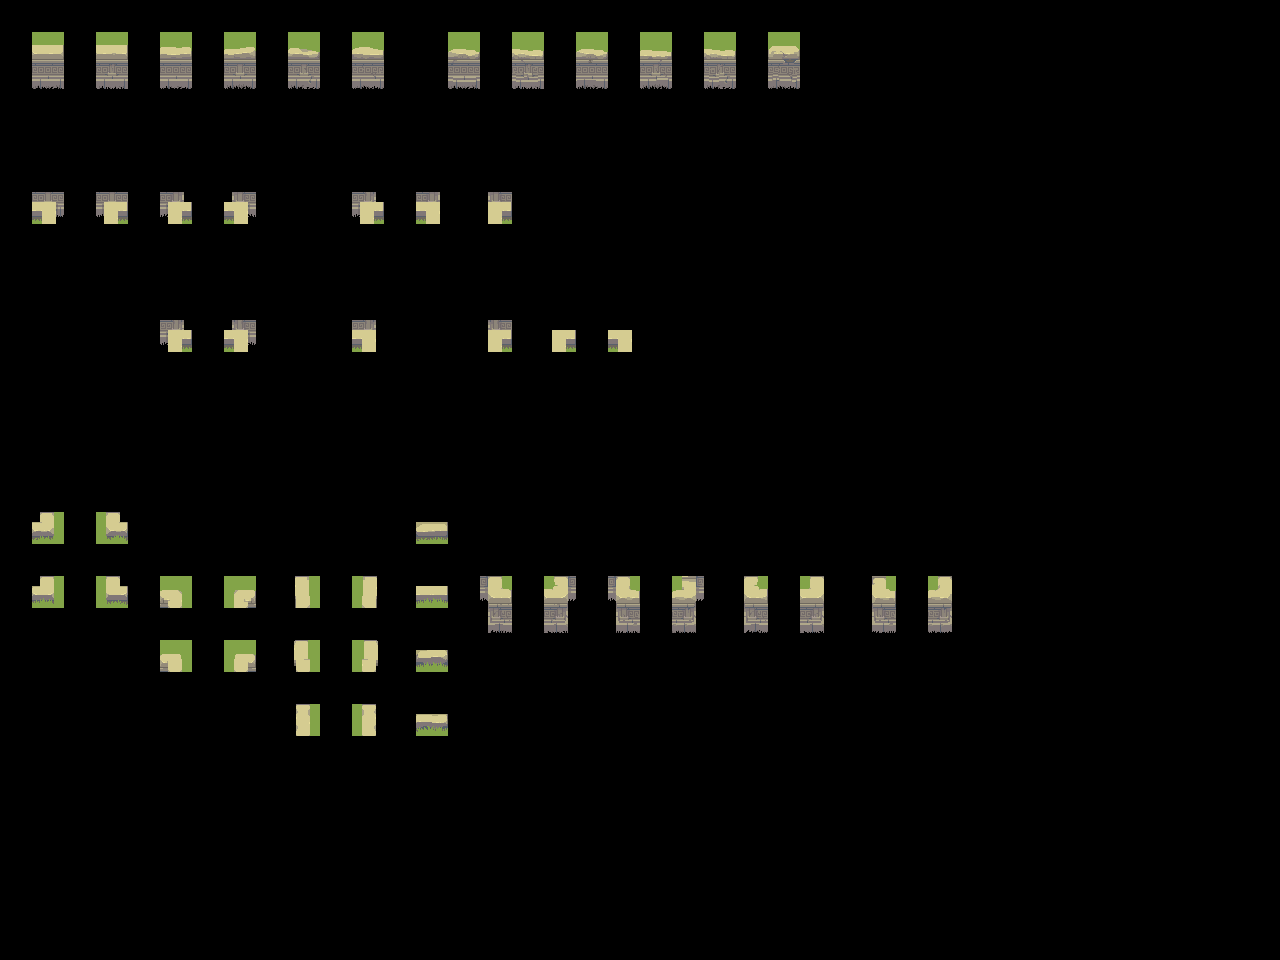

Below is a game level as drawn by its tile map, then a one-line description and the .tmx file that defines it, in full:
An orthogonal 40x30 tile map with 32x32 px tiles, 2 tile layers (input_walls-5-6-7-8, output_walls-5-6-7-8) and 6 objects.

<map version="1.9" tiledversion="1.9.2" orientation="orthogonal" renderorder="right-down" width="40" height="30" tilewidth="32" tileheight="32" infinite="0" nextlayerid="4" nextobjectid="9">
 <properties>
  <property name="MatchInOrder" type="bool" value="true" />
 </properties>
 <tileset firstgid="1" source="../Tilesets/Ancient Ruins-Tileset - wall 7.tsx" />
 <layer id="1" name="input_walls-5-6-7-8" width="40" height="30" opacity="0.83">
  <data encoding="csv">
0,0,0,0,0,0,0,0,0,0,0,0,0,0,0,0,0,0,0,0,0,0,0,0,0,0,0,0,0,0,0,0,0,0,0,0,0,0,0,0,
0,67,0,67,0,67,0,67,0,67,0,67,0,0,67,0,67,0,67,0,67,0,67,0,67,0,0,0,0,0,0,0,0,0,0,0,0,0,0,0,
0,83,0,83,0,83,0,83,0,83,0,83,0,0,83,0,83,0,83,0,83,0,83,0,83,0,0,0,0,0,0,0,0,0,0,0,0,0,0,0,
0,0,0,0,0,0,0,0,0,0,0,0,0,0,0,0,0,0,0,0,0,0,0,0,0,0,0,0,0,0,0,0,0,0,0,0,0,0,0,0,
0,0,0,0,0,0,0,0,0,0,0,0,0,0,0,0,0,0,0,0,0,0,0,0,0,0,0,0,0,0,0,0,0,0,0,0,0,0,0,0,
0,0,0,0,0,0,0,0,0,0,0,0,0,0,0,0,0,0,0,0,0,0,0,0,0,0,0,0,0,0,0,0,0,0,0,0,0,0,0,0,
0,22,0,24,0,73,0,44,0,0,0,40,0,58,0,74,0,0,0,0,0,0,0,0,0,0,0,0,0,0,0,0,0,0,0,0,0,0,0,0,
0,0,0,0,0,0,0,0,0,0,0,0,0,0,0,0,0,0,0,0,0,0,0,0,0,0,0,0,0,0,0,0,0,0,0,0,0,0,0,0,
0,0,0,0,0,0,0,0,0,0,0,0,0,0,0,0,0,0,0,0,0,0,0,0,0,0,0,0,0,0,0,0,0,0,0,0,0,0,0,0,
0,0,0,0,0,0,0,0,0,0,0,0,0,0,0,0,0,0,0,0,0,0,0,0,0,0,0,0,0,0,0,0,0,0,0,0,0,0,0,0,
0,0,0,0,0,40,0,56,0,0,0,86,0,0,0,88,0,17,0,21,0,0,0,0,0,0,0,0,0,0,0,0,0,0,0,0,0,0,0,0,
0,0,0,0,0,0,0,0,0,0,0,0,0,0,0,0,0,0,0,0,0,0,0,0,0,0,0,0,0,0,0,0,0,0,0,0,0,0,0,0,
0,0,0,0,0,0,0,0,0,0,0,0,0,0,0,0,0,0,0,0,0,0,0,0,0,0,0,0,0,0,0,0,0,0,0,0,0,0,0,0,
0,0,0,0,0,0,0,0,0,0,0,0,0,0,0,0,0,0,0,0,0,0,0,0,0,0,0,0,0,0,0,0,0,0,0,0,0,0,0,0,
0,0,0,0,0,0,0,0,0,0,0,0,0,0,0,0,0,0,0,0,0,0,0,0,0,0,0,0,0,0,0,0,0,0,0,0,0,0,0,0,
0,0,0,0,0,0,0,0,0,0,0,0,0,0,0,0,0,0,0,0,0,0,0,0,0,0,0,0,0,0,0,0,0,0,0,0,0,0,0,0,
0,18,0,20,0,0,0,0,0,0,0,0,0,3,0,0,0,0,0,0,0,0,0,0,0,0,0,0,0,0,0,0,0,0,0,0,0,0,0,0,
0,0,0,0,0,0,0,0,0,0,0,0,0,0,0,0,0,0,0,0,0,0,0,0,0,0,0,0,0,0,0,0,0,0,0,0,0,0,0,0,
0,18,0,20,0,50,0,52,0,33,0,37,0,3,0,66,0,68,0,66,0,68,0,49,0,53,0,49,0,53,0,0,0,0,0,0,0,0,0,0,
0,0,0,0,0,0,0,0,0,0,0,0,0,0,0,82,0,84,0,82,0,84,0,65,0,69,0,65,0,69,0,0,0,0,0,0,0,0,0,0,
0,0,0,0,0,50,0,52,0,33,0,37,0,3,0,0,0,0,0,0,0,0,0,0,0,0,0,0,0,0,0,0,0,0,0,0,0,0,0,0,
0,0,0,0,0,0,0,0,0,0,0,0,0,0,0,0,0,0,0,0,0,0,0,0,0,0,0,0,0,0,0,0,0,0,0,0,0,0,0,0,
0,0,0,0,0,0,0,0,0,33,0,37,0,3,0,0,0,0,0,0,0,0,0,0,0,0,0,0,0,0,0,0,0,0,0,0,0,0,0,0,
0,0,0,0,0,0,0,0,0,0,0,0,0,0,0,0,0,0,0,0,0,0,0,0,0,0,0,0,0,0,0,0,0,0,0,0,0,0,0,0,
0,0,0,0,0,0,0,0,0,0,0,0,0,0,0,0,0,0,0,0,0,0,0,0,0,0,0,0,0,0,0,0,0,0,0,0,0,0,0,0,
0,0,0,0,0,0,0,0,0,0,0,0,0,0,0,0,0,0,0,0,0,0,0,0,0,0,0,0,0,0,0,0,0,0,0,0,0,0,0,0,
0,0,0,0,0,0,0,0,0,0,0,0,0,0,0,0,0,0,0,0,0,0,0,0,0,0,0,0,0,0,0,0,0,0,0,0,0,0,0,0,
0,0,0,0,0,0,0,0,0,0,0,0,0,0,0,0,0,0,0,0,0,0,0,0,0,0,0,0,0,0,0,0,0,0,0,0,0,0,0,0,
0,0,0,0,0,0,0,0,0,0,0,0,0,0,0,0,0,0,0,0,0,0,0,0,0,0,0,0,0,0,0,0,0,0,0,0,0,0,0,0,
0,0,0,0,0,0,0,0,0,0,0,0,0,0,0,0,0,0,0,0,0,0,0,0,0,0,0,0,0,0,0,0,0,0,0,0,0,0,0,0
</data>
 </layer>
 <layer id="2" name="output_walls-5-6-7-8" width="40" height="30">
  <data encoding="csv">
0,0,0,0,0,0,0,0,0,0,0,0,0,0,0,0,0,0,0,0,0,0,0,0,0,0,0,0,0,0,0,0,0,0,0,0,0,0,0,0,
0,145,0,146,0,147,0,148,0,149,0,150,0,0,152,0,153,0,154,0,155,0,156,0,157,0,0,0,0,0,0,0,0,0,0,0,0,0,0,0,
0,161,0,162,0,163,0,164,0,165,0,166,0,0,168,0,169,0,170,0,171,0,172,0,173,0,0,0,0,0,0,0,0,0,0,0,0,0,0,0,
0,0,0,0,0,0,0,0,0,0,0,0,0,0,0,0,0,0,0,0,0,0,0,0,0,0,0,0,0,0,0,0,0,0,0,0,0,0,0,0,
0,0,0,0,0,0,0,0,0,0,0,0,0,0,0,0,0,0,0,0,0,0,0,0,0,0,0,0,0,0,0,0,0,0,0,0,0,0,0,0,
0,0,0,0,0,0,0,0,0,0,0,0,0,0,0,0,0,0,0,0,0,0,0,0,0,0,0,0,0,0,0,0,0,0,0,0,0,0,0,0,
0,23,0,25,0,76,0,60,0,0,0,41,0,59,0,75,0,0,0,0,0,0,0,0,0,0,0,0,0,0,0,0,0,0,0,0,0,0,0,0,
0,0,0,0,0,0,0,0,0,0,0,0,0,0,0,0,0,0,0,0,0,0,0,0,0,0,0,0,0,0,0,0,0,0,0,0,0,0,0,0,
0,0,0,0,0,0,0,0,0,0,0,0,0,0,0,0,0,0,0,0,0,0,0,0,0,0,0,0,0,0,0,0,0,0,0,0,0,0,0,0,
0,0,0,0,0,0,0,0,0,0,0,0,0,0,0,0,0,0,0,0,0,0,0,0,0,0,0,0,0,0,0,0,0,0,0,0,0,0,0,0,
0,0,0,0,0,41,0,57,0,0,0,87,0,0,0,89,0,2,0,4,0,0,0,0,0,0,0,0,0,0,0,0,0,0,0,0,0,0,0,0,
0,0,0,0,0,0,0,0,0,0,0,0,0,0,0,0,0,0,0,0,0,0,0,0,0,0,0,0,0,0,0,0,0,0,0,0,0,0,0,0,
0,0,0,0,0,0,0,0,0,0,0,0,0,0,0,0,0,0,0,0,0,0,0,0,0,0,0,0,0,0,0,0,0,0,0,0,0,0,0,0,
0,0,0,0,0,0,0,0,0,0,0,0,0,0,0,0,0,0,0,0,0,0,0,0,0,0,0,0,0,0,0,0,0,0,0,0,0,0,0,0,
0,0,0,0,0,0,0,0,0,0,0,0,0,0,0,0,0,0,0,0,0,0,0,0,0,0,0,0,0,0,0,0,0,0,0,0,0,0,0,0,
0,0,0,0,0,0,0,0,0,0,0,0,0,0,0,0,0,0,0,0,0,0,0,0,0,0,0,0,0,0,0,0,0,0,0,0,0,0,0,0,
0,177,0,178,0,0,0,0,0,0,0,0,0,181,0,0,0,0,0,0,0,0,0,0,0,0,0,0,0,0,0,0,0,0,0,0,0,0,0,0,
0,0,0,0,0,0,0,0,0,0,0,0,0,0,0,0,0,0,0,0,0,0,0,0,0,0,0,0,0,0,0,0,0,0,0,0,0,0,0,0,
0,193,0,194,0,209,0,210,0,195,0,196,0,197,0,198,0,199,0,200,0,201,0,202,0,203,0,204,0,205,0,0,0,0,0,0,0,0,0,0,
0,0,0,0,0,0,0,0,0,0,0,0,0,0,0,214,0,215,0,216,0,217,0,218,0,219,0,220,0,221,0,0,0,0,0,0,0,0,0,0,
0,0,0,0,0,225,0,226,0,211,0,212,0,213,0,0,0,0,0,0,0,0,0,0,0,0,0,0,0,0,0,0,0,0,0,0,0,0,0,0,
0,0,0,0,0,0,0,0,0,0,0,0,0,0,0,0,0,0,0,0,0,0,0,0,0,0,0,0,0,0,0,0,0,0,0,0,0,0,0,0,
0,0,0,0,0,0,0,0,0,227,0,228,0,229,0,0,0,0,0,0,0,0,0,0,0,0,0,0,0,0,0,0,0,0,0,0,0,0,0,0,
0,0,0,0,0,0,0,0,0,0,0,0,0,0,0,0,0,0,0,0,0,0,0,0,0,0,0,0,0,0,0,0,0,0,0,0,0,0,0,0,
0,0,0,0,0,0,0,0,0,0,0,0,0,0,0,0,0,0,0,0,0,0,0,0,0,0,0,0,0,0,0,0,0,0,0,0,0,0,0,0,
0,0,0,0,0,0,0,0,0,0,0,0,0,0,0,0,0,0,0,0,0,0,0,0,0,0,0,0,0,0,0,0,0,0,0,0,0,0,0,0,
0,0,0,0,0,0,0,0,0,0,0,0,0,0,0,0,0,0,0,0,0,0,0,0,0,0,0,0,0,0,0,0,0,0,0,0,0,0,0,0,
0,0,0,0,0,0,0,0,0,0,0,0,0,0,0,0,0,0,0,0,0,0,0,0,0,0,0,0,0,0,0,0,0,0,0,0,0,0,0,0,
0,0,0,0,0,0,0,0,0,0,0,0,0,0,0,0,0,0,0,0,0,0,0,0,0,0,0,0,0,0,0,0,0,0,0,0,0,0,0,0,
0,0,0,0,0,0,0,0,0,0,0,0,0,0,0,0,0,0,0,0,0,0,0,0,0,0,0,0,0,0,0,0,0,0,0,0,0,0,0,0
</data>
 </layer>
 <objectgroup id="3" name="rule_options" offsetx="-10.6667" offsety="-16.6667">
  <object id="1" x="22" y="28" width="190.333" height="124.667">
   <properties>
    <property name="Disabled" type="bool" value="false" />
    <property name="Probability" type="float" value="0.3" />
   </properties>
  </object>
  <object id="2" x="28" y="180.667" width="917.333" height="320">
   <properties>
    <property name="Disabled" type="bool" value="false" />
    <property name="Probability" type="float" value="0.25" />
   </properties>
  </object>
  <object id="4" x="29.6667" y="517.666" width="955" height="253">
   <properties>
    <property name="Probability" type="float" value="0.25" />
   </properties>
  </object>
  <object id="5" x="634.667" y="28.6667" width="311" height="129">
   <properties>
    <property name="Probability" type="float" value="0.6" />
   </properties>
  </object>
  <object id="6" x="224" y="28" width="183.333" height="123.667">
   <properties>
    <property name="Probability" type="float" value="0.6" />
   </properties>
  </object>
  <object id="8" x="443.667" y="28.8332" width="183.333" height="123.667">
   <properties>
    <property name="Probability" type="float" value="0.3" />
   </properties>
  </object>
 </objectgroup>
</map>
